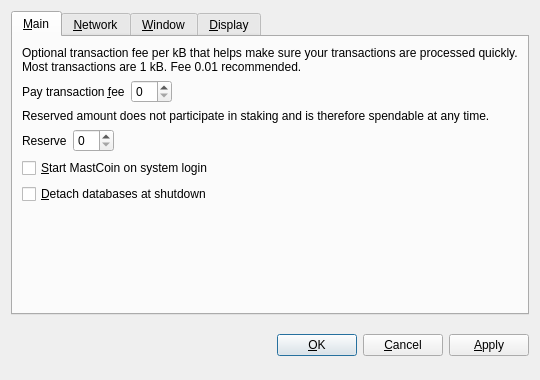
<?xml version="1.0" encoding="UTF-8"?>
<ui version="4.0">
 <class>OptionsDialog</class>
 <widget class="QDialog" name="OptionsDialog">
  <property name="geometry">
   <rect>
    <x>0</x>
    <y>0</y>
    <width>540</width>
    <height>380</height>
   </rect>
  </property>
  <property name="windowTitle">
   <string>Options</string>
  </property>
  <property name="modal">
   <bool>true</bool>
  </property>
  <layout class="QVBoxLayout" name="verticalLayout">
   <item>
    <widget class="QTabWidget" name="tabWidget">
     <property name="tabPosition">
      <enum>QTabWidget::North</enum>
     </property>
     <property name="currentIndex">
      <number>0</number>
     </property>
     <widget class="QWidget" name="tabMain">
      <attribute name="title">
       <string>&amp;Main</string>
      </attribute>
      <layout class="QVBoxLayout" name="verticalLayout_Main">
       <item>
        <widget class="QLabel" name="transactionFeeInfoLabel">
         <property name="text">
          <string>Optional transaction fee per kB that helps make sure your transactions are processed quickly. Most transactions are 1 kB. Fee 0.01 recommended.</string>
         </property>
         <property name="textFormat">
          <enum>Qt::PlainText</enum>
         </property>
         <property name="wordWrap">
          <bool>true</bool>
         </property>
        </widget>
       </item>
       <item>
        <layout class="QHBoxLayout" name="horizontalLayoutFee">
         <item>
          <widget class="QLabel" name="transactionFeeLabel">
           <property name="text">
            <string>Pay transaction &amp;fee</string>
           </property>
           <property name="textFormat">
            <enum>Qt::PlainText</enum>
           </property>
           <property name="buddy">
            <cstring>transactionFee</cstring>
           </property>
          </widget>
         </item>
         <item>
          <widget class="BitcoinAmountField" name="transactionFee"/>
         </item>
         <item>
          <spacer name="horizontalSpacerFee">
           <property name="orientation">
            <enum>Qt::Horizontal</enum>
           </property>
           <property name="sizeHint" stdset="0">
            <size>
             <width>40</width>
             <height>20</height>
            </size>
           </property>
          </spacer>
         </item>
        </layout>
       </item>
       <item>
        <widget class="QLabel" name="reserveBalanceInfoLabel">
         <property name="text">
          <string>Reserved amount does not participate in staking and is therefore spendable at any time.</string>
         </property>
         <property name="textFormat">
          <enum>Qt::PlainText</enum>
         </property>
         <property name="wordWrap">
          <bool>true</bool>
         </property>
        </widget>
       </item>
       <item>
        <layout class="QHBoxLayout" name="horizontalLayoutReserveBalance">
         <item>
          <widget class="QLabel" name="reserveBalanceLabel">
           <property name="text">
            <string>Reserve</string>
           </property>
           <property name="textFormat">
            <enum>Qt::PlainText</enum>
           </property>
           <property name="buddy">
            <cstring>reserveBalance</cstring>
           </property>
          </widget>
         </item>
         <item>
          <widget class="BitcoinAmountField" name="reserveBalance"/>
         </item>
         <item>
          <spacer name="horizontalSpacerReserveBalance">
           <property name="orientation">
            <enum>Qt::Horizontal</enum>
           </property>
           <property name="sizeHint" stdset="0">
            <size>
             <width>40</width>
             <height>20</height>
            </size>
           </property>
          </spacer>
         </item>
        </layout>
       </item>
       <item>
        <widget class="QCheckBox" name="bitcoinAtStartup">
         <property name="toolTip">
          <string>Automatically start MastCoin after logging in to the system.</string>
         </property>
         <property name="text">
          <string>&amp;Start MastCoin on system login</string>
         </property>
        </widget>
       </item>
       <item>
        <widget class="QCheckBox" name="detachDatabases">
         <property name="toolTip">
          <string>Detach block and address databases at shutdown. This means they can be moved to another data directory, but it slows down shutdown. The wallet is always detached.</string>
         </property>
         <property name="text">
          <string>&amp;Detach databases at shutdown</string>
         </property>
        </widget>
       </item>
       <item>
        <spacer name="verticalSpacer_Main">
         <property name="orientation">
          <enum>Qt::Vertical</enum>
         </property>
         <property name="sizeHint" stdset="0">
          <size>
           <width>20</width>
           <height>40</height>
          </size>
         </property>
        </spacer>
       </item>
      </layout>
     </widget>
     <widget class="QWidget" name="tabNetwork">
      <attribute name="title">
       <string>&amp;Network</string>
      </attribute>
      <layout class="QVBoxLayout" name="verticalLayout_Network">
       <item>
        <widget class="QCheckBox" name="mapPortUpnp">
         <property name="toolTip">
          <string>Automatically open the MastCoin client port on the router. This only works when your router supports UPnP and it is enabled.</string>
         </property>
         <property name="text">
          <string>Map port using &amp;UPnP</string>
         </property>
        </widget>
       </item>
       <item>
        <widget class="QCheckBox" name="connectSocks">
         <property name="toolTip">
          <string>Connect to the MastCoin network through a SOCKS proxy (e.g. when connecting through Tor).</string>
         </property>
         <property name="text">
          <string>&amp;Connect through SOCKS proxy:</string>
         </property>
        </widget>
       </item>
       <item>
        <layout class="QHBoxLayout" name="horizontalLayout_Network">
         <item>
          <widget class="QLabel" name="proxyIpLabel">
           <property name="text">
            <string>Proxy &amp;IP:</string>
           </property>
           <property name="textFormat">
            <enum>Qt::PlainText</enum>
           </property>
           <property name="buddy">
            <cstring>proxyIp</cstring>
           </property>
          </widget>
         </item>
         <item>
          <widget class="QValidatedLineEdit" name="proxyIp">
           <property name="maximumSize">
            <size>
             <width>140</width>
             <height>16777215</height>
            </size>
           </property>
           <property name="toolTip">
            <string>IP address of the proxy (e.g. 127.0.0.1)</string>
           </property>
          </widget>
         </item>
         <item>
          <widget class="QLabel" name="proxyPortLabel">
           <property name="text">
            <string>&amp;Port:</string>
           </property>
           <property name="textFormat">
            <enum>Qt::PlainText</enum>
           </property>
           <property name="buddy">
            <cstring>proxyPort</cstring>
           </property>
          </widget>
         </item>
         <item>
          <widget class="QLineEdit" name="proxyPort">
           <property name="maximumSize">
            <size>
             <width>55</width>
             <height>16777215</height>
            </size>
           </property>
           <property name="toolTip">
            <string>Port of the proxy (e.g. 9050)</string>
           </property>
          </widget>
         </item>
         <item>
          <widget class="QLabel" name="socksVersionLabel">
           <property name="text">
            <string>SOCKS &amp;Version:</string>
           </property>
           <property name="textFormat">
            <enum>Qt::PlainText</enum>
           </property>
           <property name="buddy">
            <cstring>socksVersion</cstring>
           </property>
          </widget>
         </item>
         <item>
          <widget class="QValueComboBox" name="socksVersion">
           <property name="toolTip">
            <string>SOCKS version of the proxy (e.g. 5)</string>
           </property>
          </widget>
         </item>
         <item>
          <spacer name="horizontalSpacer_Network">
           <property name="orientation">
            <enum>Qt::Horizontal</enum>
           </property>
           <property name="sizeHint" stdset="0">
            <size>
             <width>40</width>
             <height>20</height>
            </size>
           </property>
          </spacer>
         </item>
        </layout>
       </item>
       <item>
        <spacer name="verticalSpacer_Network">
         <property name="orientation">
          <enum>Qt::Vertical</enum>
         </property>
         <property name="sizeHint" stdset="0">
          <size>
           <width>20</width>
           <height>40</height>
          </size>
         </property>
        </spacer>
       </item>
      </layout>
     </widget>
     <widget class="QWidget" name="tabWindow">
      <attribute name="title">
       <string>&amp;Window</string>
      </attribute>
      <layout class="QVBoxLayout" name="verticalLayout_Window">
       <item>
        <widget class="QCheckBox" name="minimizeToTray">
         <property name="toolTip">
          <string>Show only a tray icon after minimizing the window.</string>
         </property>
         <property name="text">
          <string>&amp;Minimize to the tray instead of the taskbar</string>
         </property>
        </widget>
       </item>
       <item>
        <widget class="QCheckBox" name="minimizeOnClose">
         <property name="toolTip">
          <string>Minimize instead of exit the application when the window is closed. When this option is enabled, the application will be closed only after selecting Quit in the menu.</string>
         </property>
         <property name="text">
          <string>M&amp;inimize on close</string>
         </property>
        </widget>
       </item>
       <item>
        <spacer name="verticalSpacer_Window">
         <property name="orientation">
          <enum>Qt::Vertical</enum>
         </property>
         <property name="sizeHint" stdset="0">
          <size>
           <width>20</width>
           <height>40</height>
          </size>
         </property>
        </spacer>
       </item>
      </layout>
     </widget>
     <widget class="QWidget" name="tabDisplay">
      <attribute name="title">
       <string>&amp;Display</string>
      </attribute>
      <layout class="QVBoxLayout" name="verticalLayout_Display">
       <item>
        <layout class="QHBoxLayout" name="horizontalLayout_1_Display">
         <item>
          <widget class="QLabel" name="langLabel">
           <property name="text">
            <string>User Interface &amp;language:</string>
           </property>
           <property name="textFormat">
            <enum>Qt::PlainText</enum>
           </property>
           <property name="buddy">
            <cstring>lang</cstring>
           </property>
          </widget>
         </item>
         <item>
          <widget class="QValueComboBox" name="lang">
           <property name="toolTip">
            <string>The user interface language can be set here. This setting will take effect after restarting MastCoin.</string>
           </property>
          </widget>
         </item>
        </layout>
       </item>
       <item>
        <layout class="QHBoxLayout" name="horizontalLayout_2_Display">
         <item>
          <widget class="QLabel" name="unitLabel">
           <property name="text">
            <string>&amp;Unit to show amounts in:</string>
           </property>
           <property name="textFormat">
            <enum>Qt::PlainText</enum>
           </property>
           <property name="buddy">
            <cstring>unit</cstring>
           </property>
          </widget>
         </item>
         <item>
          <widget class="QValueComboBox" name="unit">
           <property name="toolTip">
            <string>Choose the default subdivision unit to show in the interface and when sending coins.</string>
           </property>
          </widget>
         </item>
        </layout>
       </item>
       <item>
        <widget class="QCheckBox" name="displayAddresses">
         <property name="toolTip">
          <string>Whether to show MastCoin addresses in the transaction list or not.</string>
         </property>
         <property name="text">
          <string>&amp;Display addresses in transaction list</string>
         </property>
        </widget>
       </item>
       <item>
        <widget class="QCheckBox" name="coinControlFeatures">
         <property name="toolTip">
          <string>Whether to show coin control features or not.</string>
         </property>
         <property name="text">
          <string>Display coin &amp;control features (experts only!)</string>
         </property>
        </widget>
       </item>
       <item>
        <spacer name="verticalSpacer_Display">
         <property name="orientation">
          <enum>Qt::Vertical</enum>
         </property>
         <property name="sizeHint" stdset="0">
          <size>
           <width>20</width>
           <height>40</height>
          </size>
         </property>
        </spacer>
       </item>
      </layout>
     </widget>
    </widget>
   </item>
   <item>
    <layout class="QHBoxLayout" name="horizontalLayout_Buttons">
     <item>
      <spacer name="horizontalSpacer_1">
       <property name="orientation">
        <enum>Qt::Horizontal</enum>
       </property>
       <property name="sizeHint" stdset="0">
        <size>
         <width>40</width>
         <height>48</height>
        </size>
       </property>
      </spacer>
     </item>
     <item>
      <widget class="QLabel" name="statusLabel">
       <property name="font">
        <font>
         <weight>75</weight>
         <bold>true</bold>
        </font>
       </property>
       <property name="text">
        <string/>
       </property>
       <property name="textFormat">
        <enum>Qt::PlainText</enum>
       </property>
       <property name="wordWrap">
        <bool>true</bool>
       </property>
      </widget>
     </item>
     <item>
      <spacer name="horizontalSpacer_2">
       <property name="orientation">
        <enum>Qt::Horizontal</enum>
       </property>
       <property name="sizeHint" stdset="0">
        <size>
         <width>40</width>
         <height>48</height>
        </size>
       </property>
      </spacer>
     </item>
     <item>
      <widget class="QPushButton" name="okButton">
       <property name="text">
        <string>&amp;OK</string>
       </property>
      </widget>
     </item>
     <item>
      <widget class="QPushButton" name="cancelButton">
       <property name="text">
        <string>&amp;Cancel</string>
       </property>
       <property name="autoDefault">
        <bool>false</bool>
       </property>
      </widget>
     </item>
     <item>
      <widget class="QPushButton" name="applyButton">
       <property name="text">
        <string>&amp;Apply</string>
       </property>
       <property name="autoDefault">
        <bool>false</bool>
       </property>
      </widget>
     </item>
    </layout>
   </item>
  </layout>
 </widget>
 <customwidgets>
  <customwidget>
   <class>BitcoinAmountField</class>
   <extends>QSpinBox</extends>
   <header>bitcoinamountfield.h</header>
  </customwidget>
  <customwidget>
   <class>QValueComboBox</class>
   <extends>QComboBox</extends>
   <header>qvaluecombobox.h</header>
  </customwidget>
  <customwidget>
   <class>QValidatedLineEdit</class>
   <extends>QLineEdit</extends>
   <header>qvalidatedlineedit.h</header>
  </customwidget>
 </customwidgets>
 <resources/>
 <connections/>
</ui>
